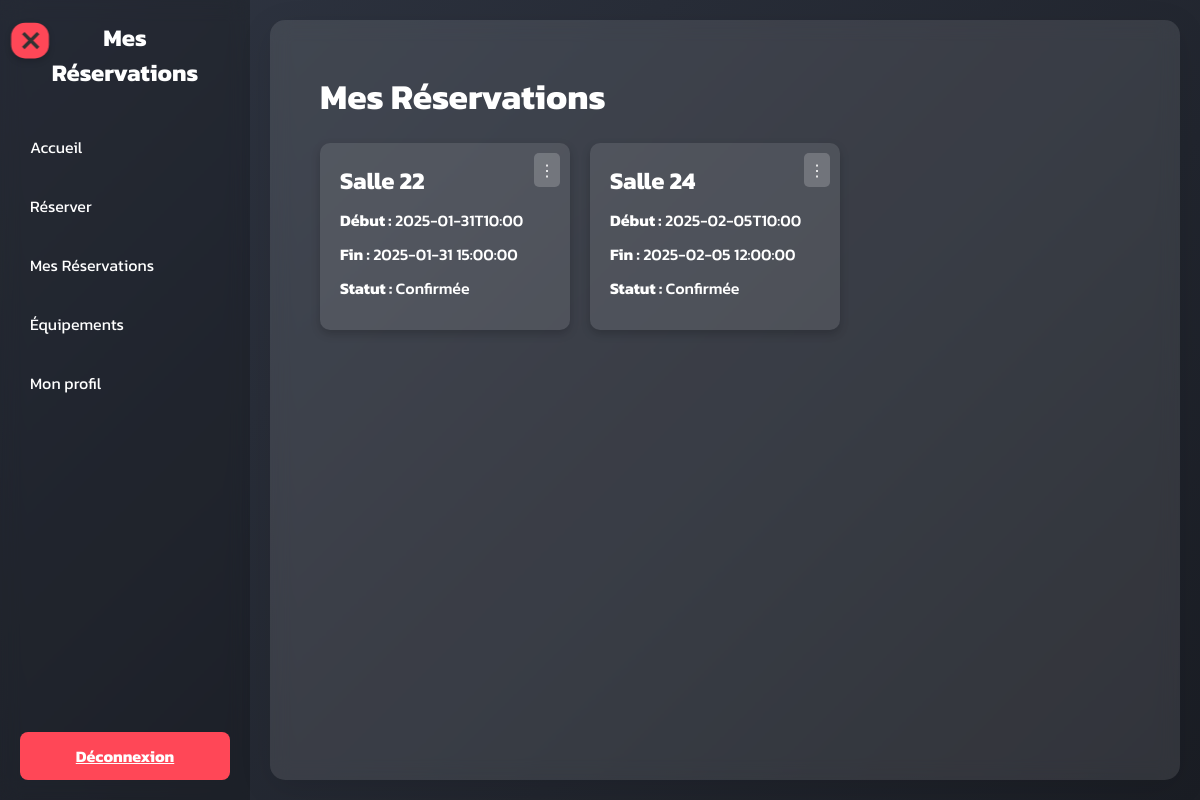
Before: /my_reservations (signed in) with the older database file.
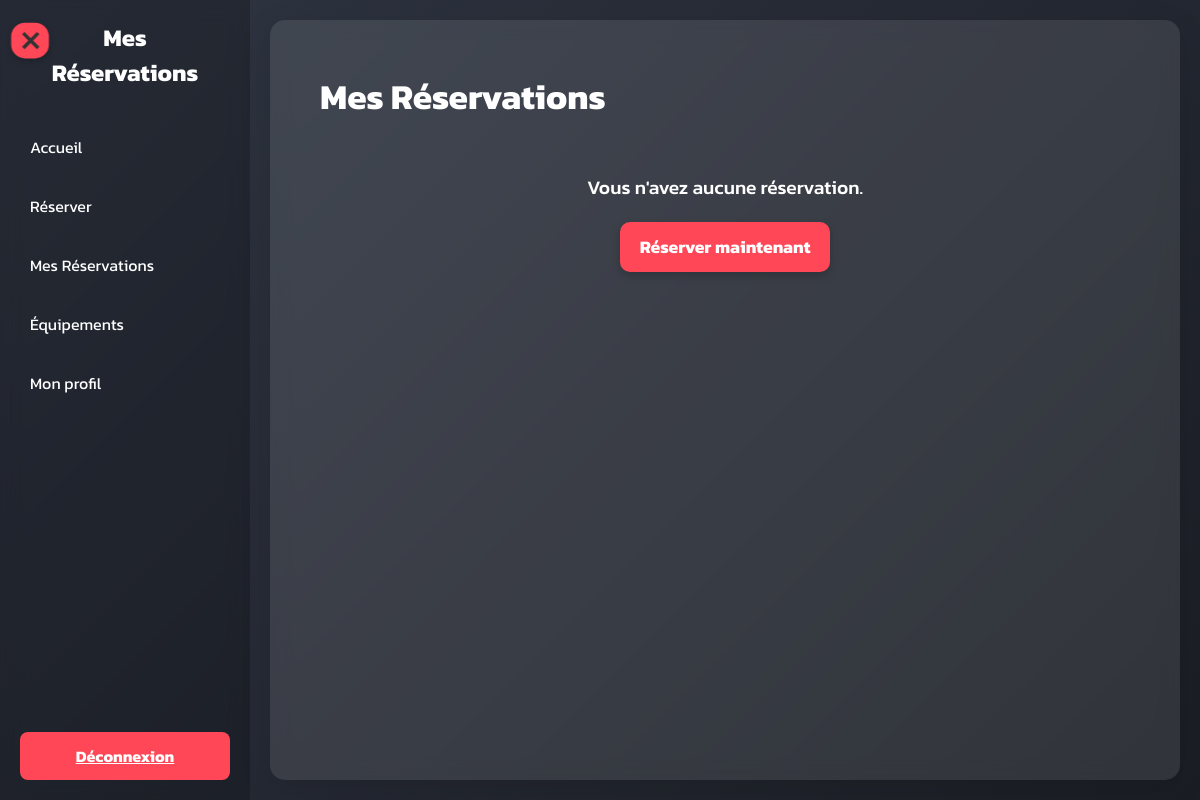
After: the same page with the newer database file.
### tables this page shows
CREATE TABLE "Reservation" (`ID_reservation` INTEGER PRIMARY KEY UNIQUE, ID_utilisateur INTEGER REFERENCES Utilisateur(ID_utilisateur), `ID_creneau` INTEGER REFERENCES `Creneau`(`ID_creneau`), `Date_reservation` TEXT, `Statut` TEXT);

CREATE TABLE `Creneau` (`ID_creneau` INTEGER PRIMARY KEY UNIQUE, `Heure_debut` TEXT, `Heure_fin` TEXT, `ID_salle` TEXT) STRICT;

### inscription.py (the view)
@app.route('/my_reservations')
@login_required
def my_reservations():
    user_id = session['user_id']
    try:
        with get_db_connection() as conn:
            cursor = conn.cursor()
            cursor.execute('''
                SELECT Reservation.ID_reservation AS id,
                       Creneau.ID_creneau AS room,
                       Creneau.Heure_debut AS start_time,
                       Creneau.Heure_fin AS end_time,
                       Reservation.Statut AS status
                FROM Reservation
                JOIN Creneau ON Reservation.ID_creneau = Creneau.ID_creneau
                WHERE Reservation.ID_utilisateur = ?
            ''', (user_id,))
            reservations = cursor.fetchall()
        return render_template('my_reservations.html', reservations=reservations)
    except sqlite3.Error as e:
        flash('Erreur lors du chargement des réservations.', 'error')
        print(f"Erreur SQLite: {e}")
        return render_template('my_reservations.html', reservations=[])

### inscription.py (called while the page is built)
def get_db_connection():
    conn = sqlite3.connect(DATABASE)
    conn.row_factory = sqlite3.Row
    return conn

def login_required(f):
    @wraps(f)
    def decorated_function(*args, **kwargs):
        if 'user_id' not in session:
            flash('Veuillez vous connecter pour accéder à cette page', 'info')
            return redirect(url_for('login'))
        return f(*args, **kwargs)
    return decorated_function

### templates/my_reservations.html (shortened to what this page needs)
<!DOCTYPE html>
<html lang="fr">
<head>
</head>
<body>
    <div class="sidebar" id="sidebar">
        <h2>Mes<br> Réservations</h2>
        <ul>
            <li><a href="{{ url_for('dashboard') }}">Accueil</a></li>
            <li><a href="{{ url_for('reservation_page') }}">Réserver</a></li>
            <li><a href="{{ url_for('my_reservations') }}">Mes Réservations</a></li>
            <li><a href="{{ url_for('equipements') }}">Équipements</a></li>
            <li><a href="{{ url_for('profile') }}">Mon profil</a></li>
        </ul>
        <div class="logout">
            <a href="{{ url_for('logout') }}">Déconnexion</a>
        </div>
    </div>
    <div class="toggle-btn change" id="toggleBtn" onclick="menu(this)">
        <div class="bar3"></div>
    </div>
    <div class="content">
        <h1>Mes Réservations</h1>
        {% if not reservations %}
        <div class="no-reservations">
            <p>Vous n'avez aucune réservation.</p>
            <a href="{{ url_for('reservation_page') }}">
                <button>Réserver maintenant</button>
            </a>
        </div>
        {% else %}
        <div class="card-container">
            {% for reservation in reservations %}
            <div class="card">
                <div class="menu" onclick="toggleMenu(this)">⋮
                </div>
                <h3>Salle {{ reservation.room }}</h3>
                <p><strong>Début :</strong> {{ reservation.start_time }}</p>
                <p><strong>Fin :</strong> {{ reservation.end_time }}</p>
                <p><strong>Statut :</strong> {{ reservation.status }}</p>
            </div>
            {% endfor %}
        </div>
        {% endif %}
    </div>
</body>
</html>

### templates/my_reservations.html (style rules this page uses)
:root { --primary-color: #ff4757; --secondary-color: #2f3542; --accent-color: #1e90ff; --light-bg: #f1f2f6; --logout-color: #ff4757; --text-color: #ffffff; }
* { margin: 0; padding: 0; box-sizing: border-box; font-family: 'Kanit', sans-serif; }
body { background: linear-gradient(135deg, var(--secondary-color), #1a1d24); min-height: 100vh; display: flex; color: var(--text-color); }
.sidebar { width: 250px; background-color: rgba(0, 0, 0, 0.2); backdrop-filter: blur(10px); color: var(--text-color); display: flex; flex-direction: column; padding: 20px; position: relative; min-height: 100vh; transition: transform 0.3s ease; }
.sidebar h2 { text-align: center; margin-bottom: 20px; font-weight: 700; font-size: 1.5rem; }
.sidebar ul { list-style: none; flex-grow: 1; }
.sidebar ul li { margin: 15px 0; }
.sidebar ul li a { text-decoration: none; color: var(--text-color); padding: 10px; display: block; border-radius: 8px; transition: background-color 0.3s, transform 0.2s; }
.content { flex: 1; padding: 50px; margin: 20px; background: rgba(255, 255, 255, 0.1); backdrop-filter: blur(10px); margin-left: 20px; border-radius: 15px; box-shadow: 0 8px 32px rgba(0, 0, 0, 0.1); color: var(--text-color); font-weight: 500; position: relative; z-index: 1; transition: margin-left 0.3s ease, width 0.3s ease; }
.content h1 { font-size: 2.2rem; margin-bottom: 20px; font-weight: 700; }
.content p { margin-bottom: 20px; font-size: 1.2rem; }
.content button { padding: 12px 20px; font-size: 1.1rem; font-weight: 700; color: var(--text-color); background-color: var(--primary-color); border: none; border-radius: 10px; cursor: pointer; box-shadow: 0 4px 10px rgba(0, 0, 0, 0.2); transition: background-color 0.3s ease, transform 0.2s ease; }
.toggle-btn { display: inline-block; position: absolute; top: 15px; left: 30px; transform: translateX(-50%) scale(0.7); background-color: var(--primary-color); color: white; padding: 12px; border-radius: 20px; cursor: pointer; transition: background-color 0.3s ease, transform 0.3s ease; z-index: 100; box-shadow: 0 4px 10px rgba(0, 0, 0, 0.2); user-select: none; }
.bar1, .bar2, .bar3 { width: 30px; height: 5px; background-color: #333; margin: 3px 0; transition: 0.4s; }
.change .bar3 { transform: translate(1px, -8px) rotate(45deg); }
.logout { margin-top: auto; }
.logout a { background-color: var(--logout-color); color: var(--text-color); padding: 12px; display: block; text-align: center; border-radius: 8px; font-weight: 700; font-size: 1rem; transition: background-color 0.3s, transform 0.2s; }
.no-reservations { text-align: center; margin-top: 50px; color: var(--text-color); }

Changed rows visible on the page:
removed Reservation: room "22", start_time "2025-01-31T10:00", end_time "2025-01-31 15:00:00", status "Confirmée"
removed Reservation: room "24", start_time "2025-02-05T10:00", end_time "2025-02-05 12:00:00", status "Confirmée"
Other visible differences:
text now shown: "Vous n'avez aucune réservation. Réserver maintenant"
